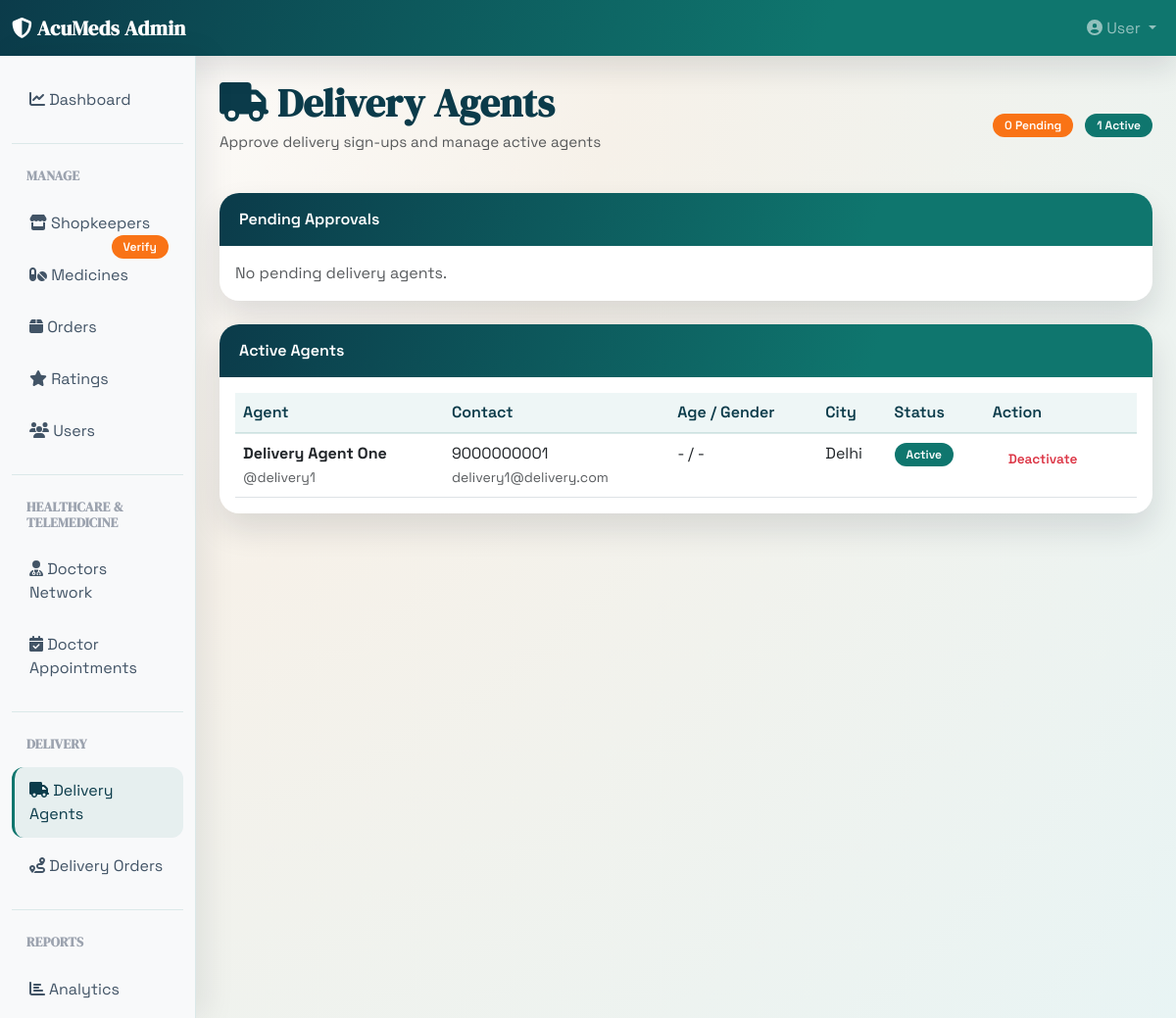
Screenshot of /delivery-agents (signed in) with the database file from the repository.
### app/models.py (models this page shows, shortened)
class DeliveryAgent(db.Model):
    __tablename__ = 'delivery_agents'
    id = db.Column(db.Integer, primary_key=True)
    user_id = db.Column(db.Integer, db.ForeignKey('users.id'), nullable=False, unique=True)
    vehicle_number = db.Column(db.String(40))
    city = db.Column(db.String(80))
    active = db.Column(db.Boolean, default=True)
    created_at = db.Column(db.DateTime, default=datetime.utcnow)
    deliveries = db.relationship('Delivery', backref='delivery_agent', lazy=True, cascade='all, delete-orphan')

class User(UserMixin, db.Model):
    __tablename__ = 'users'
    id = db.Column(db.Integer, primary_key=True)
    username = db.Column(db.String(80), unique=True, nullable=False)
    email = db.Column(db.String(120), unique=True, nullable=False)
    password_hash = db.Column(db.String(255), nullable=False)
    full_name = db.Column(db.String(120))
    phone = db.Column(db.String(20))
    address = db.Column(db.Text)
    city = db.Column(db.String(80))  # Location/city of user
    age = db.Column(db.Integer)
    gender = db.Column(db.String(20))
    role = db.Column(db.String(20), default='customer')
    created_at = db.Column(db.DateTime, default=datetime.utcnow)
    is_admin = db.Column(db.Boolean, default=False)
    is_active = db.Column(db.Boolean, default=True)
    orders = db.relationship('Order', backref='user', lazy=True, cascade='all, delete-orphan')
    cart_items = db.relationship('CartItem', backref='user', lazy=True, cascade='all, delete-orphan')
    prescriptions = db.relationship('Prescription', backref='user', lazy=True, cascade='all, delete-orphan')
    recommendations = db.relationship('Recommendation', backref='user', lazy=True, cascade='all, delete-orphan')
    shopkeeper = db.relationship('Shopkeeper', backref='user', uselist=False, cascade='all, delete-orphan')
    delivery_agent = db.relationship('DeliveryAgent', backref='user', uselist=False, cascade='all, delete-orphan')
    doctor = db.relationship('Doctor', backref='user', uselist=False, cascade='all, delete-orphan')
    patient_appointments = db.relationship('DoctorAppointment', backref='patient', lazy=True, foreign_keys='DoctorAppointment.patient_id', cascade='all, delete-orphan')
    patient_prescriptions = db.relationship('DoctorPrescription', backref='patient', lazy=True, foreign_keys='DoctorPrescription.patient_id', cascade='all, delete-orphan')
    notifications = db.relationship('Notification', backref='user', lazy=True, cascade='all, delete-orphan')
    ratings = db.relationship('MedicineRating', backref='user', lazy=True, cascade='all, delete-orphan')

### app/routes.py (the view)
@dashboard_bp.route('/delivery-agents')
@admin_required
def delivery_agents():
    agents = DeliveryAgent.query.order_by(DeliveryAgent.created_at.desc()).all()
    pending_agents = [agent for agent in agents if not agent.active]
    active_agents = [agent for agent in agents if agent.active]
    return render_template(
        'dashboard/delivery_agents.html',
        pending_agents=pending_agents,
        active_agents=active_agents,
        pending_count=len(pending_agents),
        active_count=len(active_agents)
    )

### app/routes.py (called while the page is built)
def admin_required(f):
    @wraps(f)
    def decorated_function(*args, **kwargs):
        if not current_user.is_authenticated:
            return redirect(url_for('auth.login'))
        if not current_user.is_admin:
            flash('You must be logged in as an admin', 'danger')
            logout_user()  # Log out non-admin users
            return redirect(url_for('auth.login'))
        return f(*args, **kwargs)
    return decorated_function

### templates/dashboard/delivery_agents.html (shortened to what this page needs)
{% extends "base.html" %}
{% block content %}
<div class="page-header mt-4 mb-4">
    <div class="d-flex justify-content-between align-items-center">
        <div>
            <h1><i class="fas fa-truck"></i> Delivery Agents</h1>
            <p class="text-muted">Approve delivery sign-ups and manage active agents</p>
        </div>
        <div>
            <span class="badge bg-warning me-2">{{ pending_count }} Pending</span>
            <span class="badge bg-success">{{ active_count }} Active</span>
        </div>
    </div>
</div>
<div class="card mb-4">
    <div class="card-header">Pending Approvals</div>
    <div class="card-body">
        {% if pending_agents %}
        <div class="table-responsive">
            <table class="table table-hover mb-0">
                <thead class="table-light">
                    <tr>
                        <th>Agent</th>
                        <th>Contact</th>
                        <th>Age / Gender</th>
                        <th>City</th>
                        <th>Action</th>
                    </tr>
                </thead>
                <tbody>
                    {% for agent in pending_agents %}
                    <tr>
                        <td>
                            <strong>{{ agent.user.full_name or agent.user.username }}</strong><br>
                            <small class="text-muted">@{{ agent.user.username }}</small>
                        </td>
                        <td>
                            <div>{{ agent.user.phone or '-' }}</div>
                            <small class="text-muted">{{ agent.user.email }}</small>
                        </td>
                        <td>{{ agent.user.age or '-' }} / {{ agent.user.gender or '-' }}</td>
                        <td>{{ agent.city or agent.user.city or '-' }}</td>
                        <td>
                            <form method="POST" action="{{ url_for('dashboard.approve_delivery_agent', agent_id=agent.id) }}">
                                <button type="submit" class="btn btn-sm btn-success">Approve</button>
                            </form>
                        </td>
                    </tr>
                    {% endfor %}
                </tbody>
            </table>
        </div>
        {% else %}
        <p class="text-muted mb-0">No pending delivery agents.</p>
        {% endif %}
    </div>
</div>
<div class="card">
    <div class="card-header">Active Agents</div>
    <div class="card-body">
        {% if active_agents %}
        <div class="table-responsive">
            <table class="table table-hover mb-0">
                <thead class="table-light">
                    <tr>
                        <th>Agent</th>
                        <th>Contact</th>
                        <th>Age / Gender</th>
                        <th>City</th>
                        <th>Status</th>
                        <th>Action</th>
                    </tr>
                </thead>
                <tbody>
                    {% for agent in active_agents %}
                    <tr>
                        <td>
                            <strong>{{ agent.user.full_name or agent.user.username }}</strong><br>
                            <small class="text-muted">@{{ agent.user.username }}</small>
                        </td>
                        <td>
                            <div>{{ agent.user.phone or '-' }}</div>
                            <small class="text-muted">{{ agent.user.email }}</small>
                        </td>
                        <td>{{ agent.user.age or '-' }} / {{ agent.user.gender or '-' }}</td>
                        <td>{{ agent.city or agent.user.city or '-' }}</td>
                        <td><span class="badge bg-success">Active</span></td>
                        <td>
                            <form method="POST" action="{{ url_for('dashboard.deactivate_delivery_agent', agent_id=agent.id) }}">
                                <button type="submit" class="btn btn-sm btn-outline-danger">Deactivate</button>
                            </form>
                        </td>
                    </tr>
                    {% endfor %}
                </tbody>
            </table>
        </div>
        {% else %}
        <p class="text-muted mb-0">No active delivery agents.</p>
        {% endif %}
    </div>
</div>
{% endblock %}

### static/css/style.css (style rules this page uses)
:root { --ink: #0f172a; --primary: #0f766e; --secondary: #0b3b4a; --accent: #f97352; --danger: #dc2626; --warning: #f97316; --info: #0891b2; --surface: #ffffff; --sand: #f6f1e9; --sky: #e8f4f4; --shadow: rgba(15, 23, 42, 0.12); }
body { font-family: "Space Grotesk", sans-serif; color: var(--ink); background: radial-gradient(circle at top left, #ffffff 0%, var(--sand) 40%, var(--sky) 100%); }
h1, h2, h3, h4, .navbar-brand, .sidebar .nav-section-title { font-family: "DM Serif Display", serif; letter-spacing: 0.3px; }
.page-header { margin-bottom: 30px; }
.page-header h1 { font-weight: 700; color: var(--secondary); margin-bottom: 5px; }
.page-header .text-muted { font-size: 0.95rem; }
.card { border: none; box-shadow: 0 16px 32px var(--shadow); border-radius: 20px; margin-bottom: 20px; overflow: hidden; background: var(--surface); }
.card-header { background: linear-gradient(110deg, var(--secondary) 0%, var(--primary) 70%); color: white; border: none; padding: 15px 20px; font-weight: 600; }
.badge { padding: 6px 12px; font-weight: 600; border-radius: 999px; }
.btn { border: none; border-radius: 999px; font-weight: 600; padding: 8px 16px; transition: all 0.3s ease; }
.table { margin-bottom: 0; }
.table thead th { background-color: #eef6f6; border-bottom: 2px solid rgba(15, 118, 110, 0.15); font-weight: 600; color: var(--secondary); }
.bg-primary, .bg-success { background-color: var(--primary) !important; }
.bg-warning { background-color: var(--warning) !important; }

### templates/base.html (style rules this page uses)
:root { --primary: #1e40af; --success: #059669; --danger: #dc2626; --warning: #f59e0b; --info: #0891b2; }
body { background-color: #f3f4f6; font-family: 'Segoe UI', Tahoma, Geneva, Verdana, sans-serif; }
.page-header { margin-bottom: 30px; }
.page-header h1 { font-weight: 700; color: #1f2937; margin-bottom: 5px; }
.page-header .text-muted { font-size: 0.95rem; }
.card { border: none; box-shadow: 0 2px 8px rgba(0,0,0,0.08); border-radius: 8px; margin-bottom: 20px; }
.card-header { background: linear-gradient(135deg, var(--primary) 0%, #1e3a8a 100%); color: white; border: none; padding: 15px 20px; font-weight: 600; }
.badge { padding: 6px 12px; font-weight: 500; border-radius: 20px; }
.btn-sm { padding: 5px 10px; font-size: 0.85rem; }
.table { margin-bottom: 0; }
.table thead th { background-color: #f3f4f6; border-bottom: 2px solid #e5e7eb; font-weight: 600; color: #374151; }

### rows the page displays
DeliveryAgent: user "Delivery Agent One", user.username "delivery1", user "9000000001", user.email "delivery1@delivery.com", user "-", city "Delhi"

### other values shown
{{ "User" }} "User"
{{ pending_count }} "0"
{{ active_count }} "1"
